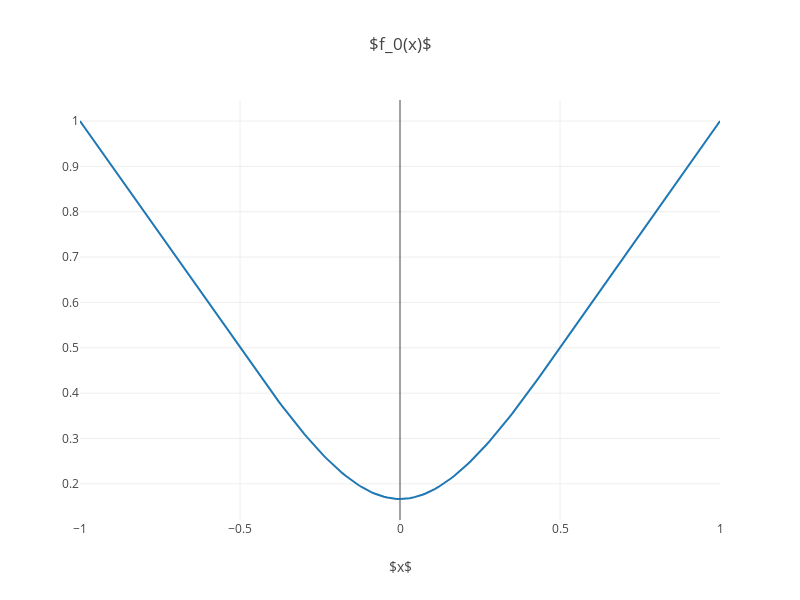
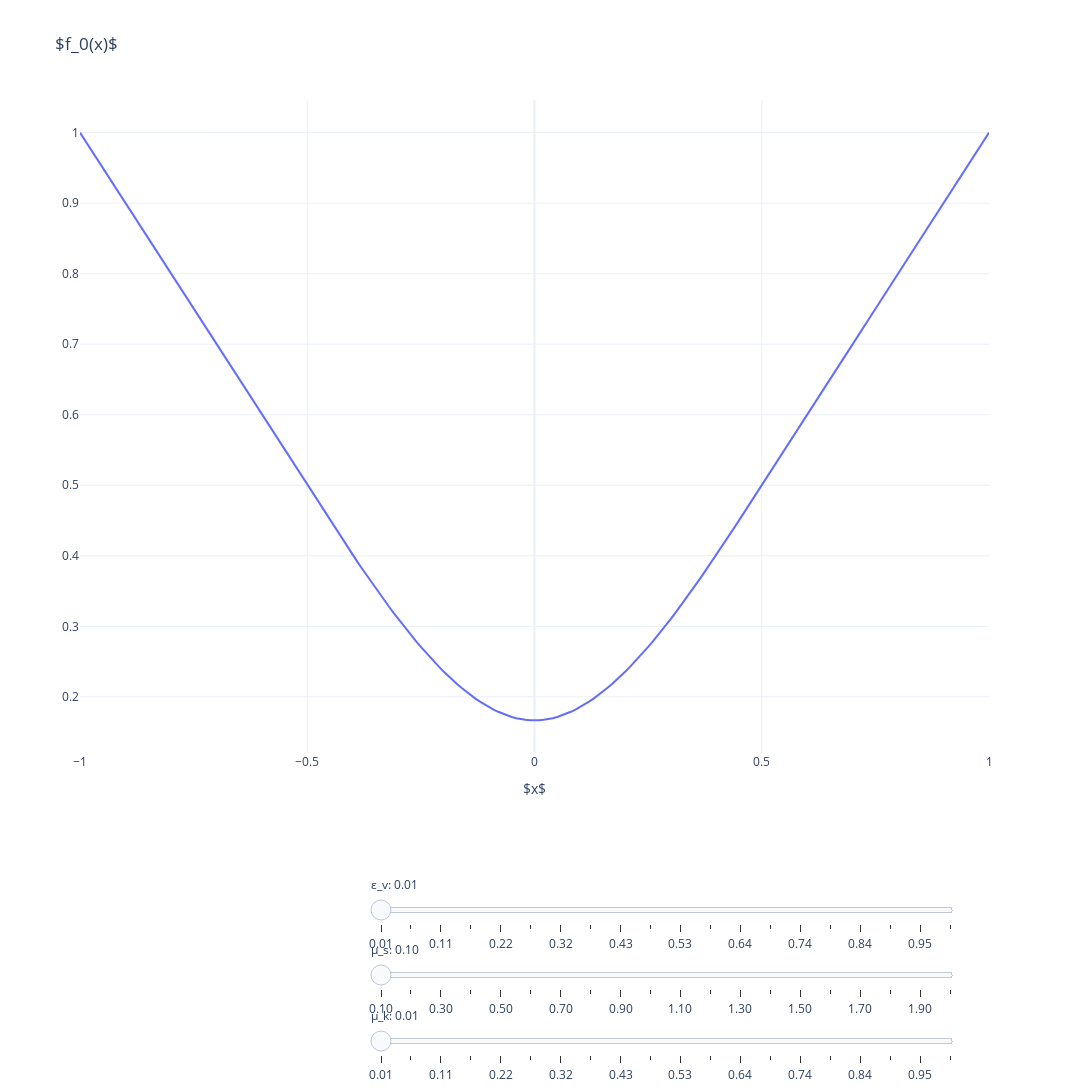

Notebook code for these charts, in order:
### Code cell
display(Eq(symbols("f_{0}(x)"), expand(sym_f0)))
plot(sym_f0, title=r'$f_0(x)$')
plot_interactive(sym_f0, title=r'$f_0(x)$')

### Figure 1 — Plotly figure (JSON) as saved in the notebook; plotly's stock layout.template omitted (floating-point values rounded to 4 significant figures; data arrays with more than 128 entries replaced by an {"elided": "..."} marker saying what was removed)
{"data": [{"type": "scatter", "x": {"elided": "201 float values"}, "y": {"elided": "201 float values"}}], "layout": {"height": 600, "title": {"text": "$f_0(x)$"}, "width": 800, "xaxis": {"title": {"text": "$x$"}}}}

### Figure 2 — Plotly figure (JSON) as saved in the notebook; plotly's stock layout.template omitted (floating-point values rounded to 4 significant figures; data arrays with more than 128 entries replaced by an {"elided": "..."} marker saying what was removed)
{"data": [{"name": "Function 1", "type": "scatter", "x": {"elided": "201 float values"}, "y": {"elided": "201 float values"}}], "layout": {"height": 1200, "sliders": [{"active": 0, "currentvalue": {"prefix": "ε_v: "}, "pad": {"l": 200, "r": 120, "t": 120}, "steps": [{"args": [{"y": {"elided": "1x201 float values"}}], "label": "0.01", "method": "restyle"}, {"args": [{"y": {"elided": "1x201 float values"}}], "label": "0.06", "method": "restyle"}, {"args": [{"y": {"elided": "1x201 float values"}}], "label": "0.11", "method": "restyle"}, {"args": [{"y": {"elided": "1x201 float values"}}], "label": "0.17", "method": "restyle"}, {"args": [{"y": {"elided": "1x201 float values"}}], "label": "0.22", "method": "restyle"}, {"args": [{"y": {"elided": "1x201 float values"}}], "label": "0.27", "method": "restyle"}, {"args": [{"y": {"elided": "1x201 float values"}}], "label": "0.32", "method": "restyle"}, {"args": [{"y": {"elided": "1x201 float values"}}], "label": "0.37", "method": "restyle"}, {"args": [{"y": {"elided": "1x201 float values"}}], "label": "0.43", "method": "restyle"}, {"args": [{"y": {"elided": "1x201 float values"}}], "label": "0.48", "method": "restyle"}, {"args": [{"y": {"elided": "1x201 float values"}}], "label": "0.53", "method": "restyle"}, {"args": [{"y": {"elided": "1x201 float values"}}], "label": "0.58", "method": "restyle"}, {"args": [{"y": {"elided": "1x201 float values"}}], "label": "0.64", "method": "restyle"}, {"args": [{"y": {"elided": "1x201 float values"}}], "label": "0.69", "method": "restyle"}, {"args": [{"y": {"elided": "1x201 float values"}}], "label": "0.74", "method": "restyle"}, {"args": [{"y": {"elided": "1x201 float values"}}], "label": "0.79", "method": "restyle"}, {"args": [{"y": {"elided": "1x201 float values"}}], "label": "0.84", "method": "restyle"}, {"args": [{"y": {"elided": "1x201 float values"}}], "label": "0.90", "method": "restyle"}, {"args": [{"y": {"elided": "1x201 float values"}}], "label": "0.95", "method": "restyle"}, {"args": [{"y": {"elided": "1x201 float values"}}], "label": "1.00", "method": "restyle"}], "x": 0.1, "xanchor": "left", "y": 0, "yanchor": "top"}, {"active": 0, "currentvalue": {"prefix": "μ_s: "}, "pad": {"l": 200, "r": 120, "t": 120}, "steps": [{"args": [{"y": {"elided": "1x201 float values"}}], "label": "0.10", "method": "restyle"}, {"args": [{"y": {"elided": "1x201 float values"}}], "label": "0.20", "method": "restyle"}, {"args": [{"y": {"elided": "1x201 float values"}}], "label": "0.30", "method": "restyle"}, {"args": [{"y": {"elided": "1x201 float values"}}], "label": "0.40", "method": "restyle"}, {"args": [{"y": {"elided": "1x201 float values"}}], "label": "0.50", "method": "restyle"}, {"args": [{"y": {"elided": "1x201 float values"}}], "label": "0.60", "method": "restyle"}, {"args": [{"y": {"elided": "1x201 float values"}}], "label": "0.70", "method": "restyle"}, {"args": [{"y": {"elided": "1x201 float values"}}], "label": "0.80", "method": "restyle"}, {"args": [{"y": {"elided": "1x201 float values"}}], "label": "0.90", "method": "restyle"}, {"args": [{"y": {"elided": "1x201 float values"}}], "label": "1.00", "method": "restyle"}, {"args": [{"y": {"elided": "1x201 float values"}}], "label": "1.10", "method": "restyle"}, {"args": [{"y": {"elided": "1x201 float values"}}], "label": "1.20", "method": "restyle"}, {"args": [{"y": {"elided": "1x201 float values"}}], "label": "1.30", "method": "restyle"}, {"args": [{"y": {"elided": "1x201 float values"}}], "label": "1.40", "method": "restyle"}, {"args": [{"y": {"elided": "1x201 float values"}}], "label": "1.50", "method": "restyle"}, {"args": [{"y": {"elided": "1x201 float values"}}], "label": "1.60", "method": "restyle"}, {"args": [{"y": {"elided": "1x201 float values"}}], "label": "1.70", "method": "restyle"}, {"args": [{"y": {"elided": "1x201 float values"}}], "label": "1.80", "method": "restyle"}, {"args": [{"y": {"elided": "1x201 float values"}}], "label": "1.90", "method": "restyle"}, {"args": [{"y": {"elided": "1x201 float values"}}], "label": "2.00", "method": "restyle"}], "x": 0.1, "xanchor": "left", "y": -0.1, "yanchor": "top"}, {"active": 0, "currentvalue": {"prefix": "μ_k: "}, "pad": {"l": 200, "r": 120, "t": 120}, "steps": [{"args": [{"y": {"elided": "1x201 float values"}}], "label": "0.01", "method": "restyle"}, {"args": [{"y": {"elided": "1x201 float values"}}], "label": "0.06", "method": "restyle"}, {"args": [{"y": {"elided": "1x201 float values"}}], "label": "0.11", "method": "restyle"}, {"args": [{"y": {"elided": "1x201 float values"}}], "label": "0.17", "method": "restyle"}, {"args": [{"y": {"elided": "1x201 float values"}}], "label": "0.22", "method": "restyle"}, {"args": [{"y": {"elided": "1x201 float values"}}], "label": "0.27", "method": "restyle"}, {"args": [{"y": {"elided": "1x201 float values"}}], "label": "0.32", "method": "restyle"}, {"args": [{"y": {"elided": "1x201 float values"}}], "label": "0.37", "method": "restyle"}, {"args": [{"y": {"elided": "1x201 float values"}}], "label": "0.43", "method": "restyle"}, {"args": [{"y": {"elided": "1x201 float values"}}], "label": "0.48", "method": "restyle"}, {"args": [{"y": {"elided": "1x201 float values"}}], "label": "0.53", "method": "restyle"}, {"args": [{"y": {"elided": "1x201 float values"}}], "label": "0.58", "method": "restyle"}, {"args": [{"y": {"elided": "1x201 float values"}}], "label": "0.64", "method": "restyle"}, {"args": [{"y": {"elided": "1x201 float values"}}], "label": "0.69", "method": "restyle"}, {"args": [{"y": {"elided": "1x201 float values"}}], "label": "0.74", "method": "restyle"}, {"args": [{"y": {"elided": "1x201 float values"}}], "label": "0.79", "method": "restyle"}, {"args": [{"y": {"elided": "1x201 float values"}}], "label": "0.84", "method": "restyle"}, {"args": [{"y": {"elided": "1x201 float values"}}], "label": "0.90", "method": "restyle"}, {"args": [{"y": {"elided": "1x201 float values"}}], "label": "0.95", "method": "restyle"}, {"args": [{"y": {"elided": "1x201 float values"}}], "label": "1.00", "method": "restyle"}], "x": 0.1, "xanchor": "left", "y": -0.2, "yanchor": "top"}], "title": {"text": "$f_0(x)$"}, "updatemenus": [{"direction": "left", "pad": {"t": 200}, "showactive": false, "type": "buttons", "x": 0.6, "xanchor": "left", "y": 1.2, "yanchor": "top"}], "width": 1200, "xaxis": {"title": {"text": "$x$"}}}}
